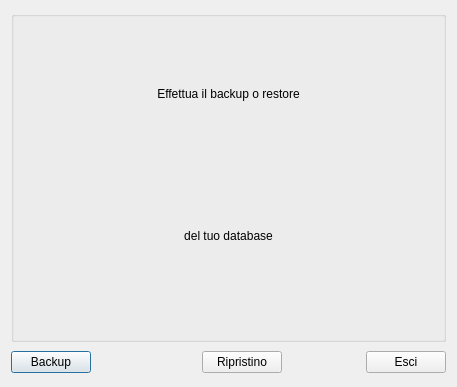
<?xml version="1.0" encoding="UTF-8"?>
<ui version="4.0">
 <class>db_bk_rs</class>
 <widget class="QDialog" name="db_bk_rs">
  <property name="windowModality">
   <enum>Qt::WindowModal</enum>
  </property>
  <property name="geometry">
   <rect>
    <x>0</x>
    <y>0</y>
    <width>457</width>
    <height>387</height>
   </rect>
  </property>
  <property name="sizePolicy">
   <sizepolicy hsizetype="Expanding" vsizetype="Expanding">
    <horstretch>0</horstretch>
    <verstretch>0</verstretch>
   </sizepolicy>
  </property>
  <property name="windowTitle">
   <string>Backup e ripristino database</string>
  </property>
  <property name="windowIcon">
   <iconset resource="images.qrc">
    <normaloff>:/images/svn-commit.png</normaloff>:/images/svn-commit.png</iconset>
  </property>
  <layout class="QGridLayout" name="gridLayout">
   <item row="0" column="0" colspan="5">
    <widget class="QGroupBox" name="groupBox">
     <property name="sizePolicy">
      <sizepolicy hsizetype="Expanding" vsizetype="Expanding">
       <horstretch>0</horstretch>
       <verstretch>0</verstretch>
      </sizepolicy>
     </property>
     <property name="title">
      <string/>
     </property>
     <layout class="QGridLayout" name="gridLayout_2">
      <item row="2" column="1" colspan="3">
       <widget class="QLabel" name="label_3">
        <property name="text">
         <string>del tuo database</string>
        </property>
        <property name="alignment">
         <set>Qt::AlignCenter</set>
        </property>
       </widget>
      </item>
      <item row="1" column="1" colspan="3">
       <widget class="QLabel" name="label_4">
        <property name="text">
         <string>Effettua il backup o restore</string>
        </property>
        <property name="alignment">
         <set>Qt::AlignCenter</set>
        </property>
       </widget>
      </item>
      <item row="2" column="0">
       <spacer name="horizontalSpacer_5">
        <property name="orientation">
         <enum>Qt::Horizontal</enum>
        </property>
        <property name="sizeHint" stdset="0">
         <size>
          <width>40</width>
          <height>20</height>
         </size>
        </property>
       </spacer>
      </item>
      <item row="3" column="0">
       <spacer name="horizontalSpacer_3">
        <property name="orientation">
         <enum>Qt::Horizontal</enum>
        </property>
        <property name="sizeHint" stdset="0">
         <size>
          <width>40</width>
          <height>20</height>
         </size>
        </property>
       </spacer>
      </item>
      <item row="2" column="4">
       <spacer name="horizontalSpacer_6">
        <property name="orientation">
         <enum>Qt::Horizontal</enum>
        </property>
        <property name="sizeHint" stdset="0">
         <size>
          <width>40</width>
          <height>20</height>
         </size>
        </property>
       </spacer>
      </item>
      <item row="3" column="4">
       <spacer name="horizontalSpacer_4">
        <property name="orientation">
         <enum>Qt::Horizontal</enum>
        </property>
        <property name="sizeHint" stdset="0">
         <size>
          <width>40</width>
          <height>20</height>
         </size>
        </property>
       </spacer>
      </item>
      <item row="3" column="2">
       <widget class="QLabel" name="label">
        <property name="sizePolicy">
         <sizepolicy hsizetype="Fixed" vsizetype="Fixed">
          <horstretch>0</horstretch>
          <verstretch>0</verstretch>
         </sizepolicy>
        </property>
        <property name="text">
         <string/>
        </property>
        <property name="pixmap">
         <pixmap resource="images.qrc">:/images/backup_restor.png</pixmap>
        </property>
        <property name="scaledContents">
         <bool>false</bool>
        </property>
       </widget>
      </item>
     </layout>
    </widget>
   </item>
   <item row="1" column="1">
    <spacer name="horizontalSpacer">
     <property name="orientation">
      <enum>Qt::Horizontal</enum>
     </property>
     <property name="sizeHint" stdset="0">
      <size>
       <width>99</width>
       <height>28</height>
      </size>
     </property>
    </spacer>
   </item>
   <item row="1" column="0">
    <widget class="QPushButton" name="bak_but">
     <property name="text">
      <string>Backup</string>
     </property>
     <property name="icon">
      <iconset resource="images.qrc">
       <normaloff>:/images/vcs_add.png</normaloff>:/images/vcs_add.png</iconset>
     </property>
    </widget>
   </item>
   <item row="1" column="3">
    <spacer name="horizontalSpacer_2">
     <property name="orientation">
      <enum>Qt::Horizontal</enum>
     </property>
     <property name="sizeHint" stdset="0">
      <size>
       <width>70</width>
       <height>20</height>
      </size>
     </property>
    </spacer>
   </item>
   <item row="1" column="2">
    <widget class="QPushButton" name="ripr_but">
     <property name="text">
      <string>Ripristino</string>
     </property>
     <property name="icon">
      <iconset resource="images.qrc">
       <normaloff>:/images/svn-commit.png</normaloff>:/images/svn-commit.png</iconset>
     </property>
    </widget>
   </item>
   <item row="1" column="4">
    <widget class="QPushButton" name="chiudi">
     <property name="text">
      <string>Esci</string>
     </property>
     <property name="icon">
      <iconset resource="images.qrc">
       <normaloff>:/images/dialog-close.png</normaloff>:/images/dialog-close.png</iconset>
     </property>
    </widget>
   </item>
  </layout>
 </widget>
 <resources>
  <include location="images.qrc"/>
  <include location="../lylibrary/biblio.qrc"/>
 </resources>
 <connections/>
</ui>
